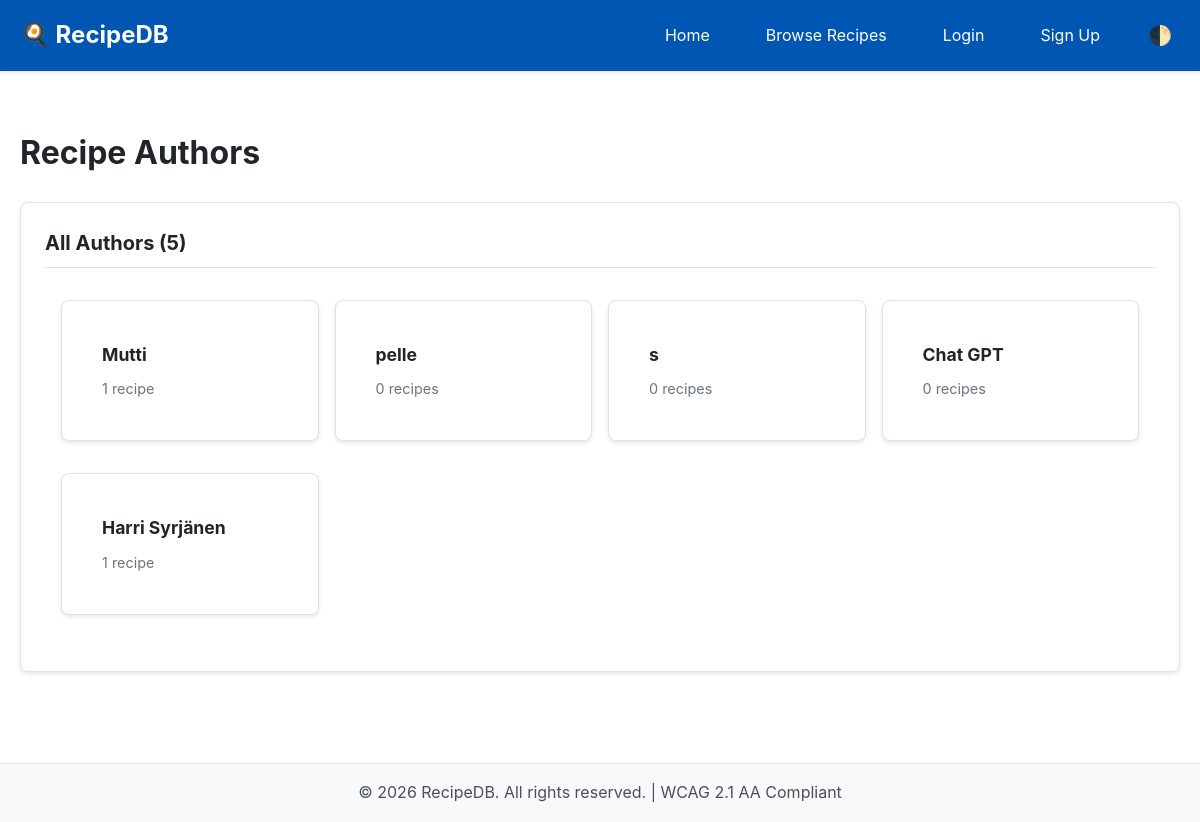
Screenshot of /authors/ with the database file from the repository.
### RecipeDB/models.py (models this page shows, shortened)
class Author(models.Model):
    first_name = models.CharField(max_length=MAX_NAME_LENGTH, blank=True, db_index=True)
    last_name = models.CharField(max_length=MAX_NAME_LENGTH, blank=True, db_index=True)
    publisher_name = models.CharField(max_length=MAX_NAME_LENGTH, blank=True, db_index=True)
    created_at = models.DateTimeField(auto_now_add=True)
    updated_at = models.DateTimeField(auto_now=True)
    class Meta:
        ordering = ['last_name', 'first_name', 'publisher_name']
        indexes = [
            models.Index(fields=['last_name', 'first_name']),
            models.Index(fields=['publisher_name']),
        ]
        verbose_name = 'Author'
        verbose_name_plural = 'Authors'
    def __str__(self):
        if self.publisher_name:
            return self.publisher_name
        if self.first_name and self.last_name:
            return f"{self.first_name} {self.last_name}"
        if self.first_name:
            return self.first_name
        if self.last_name:
            return self.last_name
        return f"Author {self.id}"
    def get_full_name(self):
        return str(self)

### RecipeDB/views.py (the view)
# urls.py: path('authors/', views.AuthorListView.as_view(), name='author_list'),
class AuthorListView(ListView):
    model = Author
    template_name = 'RecipeDB/author_list.html'
    context_object_name = 'authors'
    paginate_by = 20

### RecipeDB/templates/RecipeDB/author_list.html (shortened to what this page needs)
{% extends 'RecipeDB/base.html' %}
{% block content %}
<div class="mt-3 mb-3">
    <h1>Recipe Authors</h1>
</div>
<div class="card">
    <div class="card-header">All Authors ({{ page_obj.paginator.count }})</div>
    <div style="padding: 1rem;">
        <div style="display: grid; grid-template-columns: repeat(auto-fill, minmax(250px, 1fr)); gap: 1rem;">
            {% for author in authors %}
            <div class="card">
                <div style="padding: 1rem;">
                    <h3 style="font-size: 1.1rem; margin-bottom: 0.5rem;">{{ author.get_full_name }}</h3>
                    <p style="color: var(--text-muted); font-size: 0.9rem;">
                        {{ author.recipes.count }} recipe{{ author.recipes.count|pluralize }}
                    </p>
                </div>
            </div>
            {% empty %}
            <p>No authors found.</p>
            {% endfor %}
        </div>
    </div>
</div>
{% endblock %}

### RecipeDB/templates/RecipeDB/base.html (style rules this page uses)
:root { --bg-primary: #ffffff; --bg-secondary: #f8f9fa; --bg-tertiary: #e9ecef; --text-primary: #212529; --text-secondary: #495057; --text-muted: #6c757d; --border-color: #dee2e6; --link-color: #0056b3; --link-hover: #003d82; --button-primary: #0056b3; --button-primary-hover: #003d82; --button-secondary: #6c757d; --button-secondary-hover: #545b62; --success: #2d6a2d; --warning: #856404; --danger: #a02622; --info: #004085; --form-bg: #ffffff; --form-border: #ced4da; --navbar-bg: #0056b3; --navbar-text: #ffffff; --card-bg: #ffffff; --card-border: #dee2e6; }
* { margin: 0; padding: 0; box-sizing: border-box; }
body { font-family: -apple-system, BlinkMacSystemFont, "Segoe UI", Roboto, "Helvetica Neue", Arial, sans-serif; line-height: 1.6; color: var(--text-primary); background-color: var(--bg-primary); transition: background-color 0.3s ease, color 0.3s ease; }
.card { background-color: var(--card-bg); border: 1px solid var(--card-border); border-radius: 8px; padding: 1.5rem; margin-bottom: 1rem; box-shadow: 0 2px 4px rgba(0,0,0,0.1); }
.card-header { font-size: 1.25rem; font-weight: bold; margin-bottom: 1rem; padding-bottom: 0.5rem; border-bottom: 1px solid var(--border-color); }
.mt-3 { margin-top: 1.5rem; }
.mb-3 { margin-bottom: 1.5rem; }

### rows the page displays
Author: get_full_name "Mutti", recipes.count "1"
Author: get_full_name "pelle", recipes.count "0"
Author: get_full_name "s", recipes.count "0"
Author: get_full_name "Chat GPT", recipes.count "0"
Author: get_full_name "Harri Syrjänen", recipes.count "1"

### other values shown
{{ page_obj.paginator.count }} "5"
